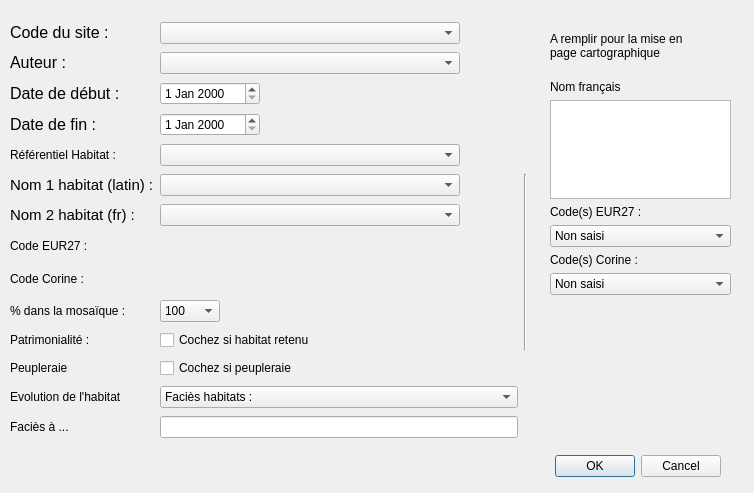
<?xml version="1.0" encoding="UTF-8"?>
<ui version="4.0">
 <class>bdhabnat_dialog</class>
 <widget class="QDialog" name="bdhabnat_dialog">
  <property name="geometry">
   <rect>
    <x>0</x>
    <y>0</y>
    <width>754</width>
    <height>493</height>
   </rect>
  </property>
  <property name="minimumSize">
   <size>
    <width>10</width>
    <height>10</height>
   </size>
  </property>
  <property name="baseSize">
   <size>
    <width>50</width>
    <height>100</height>
   </size>
  </property>
  <property name="windowTitle">
   <string>Formulaire de saisie de l'habitat</string>
  </property>
  <property name="toolTip">
   <string/>
  </property>
  <property name="whatsThis">
   <string/>
  </property>
  <property name="modal">
   <bool>true</bool>
  </property>
  <widget class="QDialogButtonBox" name="buttonBox">
   <property name="geometry">
    <rect>
     <x>380</x>
     <y>450</y>
     <width>341</width>
     <height>32</height>
    </rect>
   </property>
   <property name="orientation">
    <enum>Qt::Horizontal</enum>
   </property>
   <property name="standardButtons">
    <set>QDialogButtonBox::Cancel|QDialogButtonBox::Ok</set>
   </property>
  </widget>
  <widget class="QLabel" name="lbl_mep_2">
   <property name="geometry">
    <rect>
     <x>550</x>
     <y>20</y>
     <width>161</width>
     <height>51</height>
    </rect>
   </property>
   <property name="text">
    <string>A remplir pour la mise en page cartographique</string>
   </property>
   <property name="textFormat">
    <enum>Qt::AutoText</enum>
   </property>
   <property name="wordWrap">
    <bool>true</bool>
   </property>
  </widget>
  <widget class="QWidget" name="layoutWidget">
   <property name="geometry">
    <rect>
     <x>550</x>
     <y>80</y>
     <width>181</width>
     <height>215</height>
    </rect>
   </property>
   <layout class="QVBoxLayout" name="verticalLayout">
    <item>
     <widget class="QLabel" name="label">
      <property name="text">
       <string>Nom français</string>
      </property>
     </widget>
    </item>
    <item>
     <widget class="QTextEdit" name="textEdit"/>
    </item>
    <item>
     <widget class="QLabel" name="lbl_codeeur27_mep">
      <property name="text">
       <string>&lt;html&gt;&lt;head/&gt;&lt;body&gt;&lt;p&gt;Code(s) EUR27 :&lt;/p&gt;&lt;/body&gt;&lt;/html&gt;</string>
      </property>
     </widget>
    </item>
    <item>
     <widget class="QComboBox" name="cbx_eur27_mep">
      <property name="currentIndex">
       <number>0</number>
      </property>
      <item>
       <property name="text">
        <string>Non saisi</string>
       </property>
      </item>
     </widget>
    </item>
    <item>
     <widget class="QLabel" name="lbl_codecorine_mep">
      <property name="text">
       <string>&lt;html&gt;&lt;head/&gt;&lt;body&gt;&lt;p&gt;Code(s) Corine :&lt;/p&gt;&lt;/body&gt;&lt;/html&gt;</string>
      </property>
     </widget>
    </item>
    <item>
     <widget class="QComboBox" name="cbx_corine_mep">
      <property name="currentIndex">
       <number>0</number>
      </property>
      <item>
       <property name="text">
        <string>Non saisi</string>
       </property>
      </item>
     </widget>
    </item>
   </layout>
  </widget>
  <widget class="QWidget" name="">
   <property name="geometry">
    <rect>
     <x>10</x>
     <y>20</y>
     <width>517</width>
     <height>428</height>
    </rect>
   </property>
   <layout class="QGridLayout" name="gridLayout">
    <item row="11" column="0">
     <widget class="QLabel" name="lbl_peupleraie">
      <property name="text">
       <string>Peupleraie</string>
      </property>
      <property name="buddy">
       <cstring>chx_patrimoine</cstring>
      </property>
     </widget>
    </item>
    <item row="11" column="1">
     <widget class="QCheckBox" name="chx_peupleraie">
      <property name="maximumSize">
       <size>
        <width>300</width>
        <height>16777215</height>
       </size>
      </property>
      <property name="text">
       <string>Cochez si peupleraie</string>
      </property>
     </widget>
    </item>
    <item row="1" column="1">
     <widget class="QComboBox" name="cbx_auteur">
      <property name="maximumSize">
       <size>
        <width>300</width>
        <height>16777215</height>
       </size>
      </property>
      <property name="contextMenuPolicy">
       <enum>Qt::DefaultContextMenu</enum>
      </property>
      <property name="currentText" stdset="0">
       <string/>
      </property>
      <property name="currentIndex">
       <number>-1</number>
      </property>
     </widget>
    </item>
    <item row="2" column="0">
     <widget class="QLabel" name="lbl_datdeb">
      <property name="text">
       <string>&lt;html&gt;&lt;head/&gt;&lt;body&gt;&lt;p&gt;&lt;span style=&quot; font-size:12pt;&quot;&gt;Date de début :&lt;/span&gt;&lt;/p&gt;&lt;/body&gt;&lt;/html&gt;</string>
      </property>
     </widget>
    </item>
    <item row="7" column="0">
     <widget class="QLabel" name="lbl_codeeur27">
      <property name="enabled">
       <bool>true</bool>
      </property>
      <property name="text">
       <string>&lt;html&gt;&lt;head/&gt;&lt;body&gt;&lt;p&gt;Code EUR27 :&lt;/p&gt;&lt;/body&gt;&lt;/html&gt;</string>
      </property>
     </widget>
    </item>
    <item row="7" column="1">
     <widget class="QLabel" name="txt_codeeur27">
      <property name="maximumSize">
       <size>
        <width>300</width>
        <height>25</height>
       </size>
      </property>
      <property name="baseSize">
       <size>
        <width>300</width>
        <height>25</height>
       </size>
      </property>
      <property name="text">
       <string/>
      </property>
     </widget>
    </item>
    <item row="0" column="0">
     <widget class="QLabel" name="lbl_codesite">
      <property name="text">
       <string>&lt;html&gt;&lt;head/&gt;&lt;body&gt;&lt;p&gt;&lt;span style=&quot; font-size:12pt;&quot;&gt;Code du site :&lt;/span&gt;&lt;/p&gt;&lt;/body&gt;&lt;/html&gt;</string>
      </property>
     </widget>
    </item>
    <item row="10" column="0">
     <widget class="QLabel" name="lbl_patrimoine">
      <property name="text">
       <string>&lt;html&gt;&lt;head/&gt;&lt;body&gt;&lt;p&gt;Patrimonialité :&lt;/p&gt;&lt;/body&gt;&lt;/html&gt;</string>
      </property>
      <property name="buddy">
       <cstring>chx_patrimoine</cstring>
      </property>
     </widget>
    </item>
    <item row="10" column="1">
     <widget class="QCheckBox" name="chx_patrimoine">
      <property name="maximumSize">
       <size>
        <width>300</width>
        <height>16777215</height>
       </size>
      </property>
      <property name="text">
       <string>Cochez si habitat retenu</string>
      </property>
     </widget>
    </item>
    <item row="3" column="1">
     <widget class="QDateEdit" name="dat_datefin">
      <property name="maximumSize">
       <size>
        <width>100</width>
        <height>16777215</height>
       </size>
      </property>
     </widget>
    </item>
    <item row="4" column="0">
     <widget class="QLabel" name="lbl_habref">
      <property name="text">
       <string>&lt;html&gt;&lt;head/&gt;&lt;body&gt;&lt;p&gt;Référentiel Habitat :&lt;/p&gt;&lt;/body&gt;&lt;/html&gt;</string>
      </property>
      <property name="buddy">
       <cstring>cbx_habref</cstring>
      </property>
     </widget>
    </item>
    <item row="6" column="1">
     <widget class="QComboBox" name="cbx_habfr">
      <property name="sizePolicy">
       <sizepolicy hsizetype="Preferred" vsizetype="Fixed">
        <horstretch>0</horstretch>
        <verstretch>0</verstretch>
       </sizepolicy>
      </property>
      <property name="maximumSize">
       <size>
        <width>300</width>
        <height>16777215</height>
       </size>
      </property>
     </widget>
    </item>
    <item row="13" column="0">
     <widget class="QLabel" name="lbl_facies">
      <property name="text">
       <string>Faciès à ...</string>
      </property>
     </widget>
    </item>
    <item row="6" column="0">
     <widget class="QLabel" name="lbl_habfr">
      <property name="font">
       <font>
        <pointsize>10</pointsize>
       </font>
      </property>
      <property name="text">
       <string>&lt;html&gt;&lt;head/&gt;&lt;body&gt;&lt;p&gt;&lt;span style=&quot; font-size:11pt;&quot;&gt;Nom 2 habitat (fr) :&lt;/span&gt;&lt;/p&gt;&lt;/body&gt;&lt;/html&gt;</string>
      </property>
     </widget>
    </item>
    <item row="9" column="0">
     <widget class="QLabel" name="lbl_pourcent">
      <property name="text">
       <string>&lt;html&gt;&lt;head/&gt;&lt;body&gt;&lt;p&gt;% dans la mosaïque :&lt;/p&gt;&lt;/body&gt;&lt;/html&gt;</string>
      </property>
     </widget>
    </item>
    <item row="9" column="1">
     <widget class="QComboBox" name="cbx_pourcent">
      <property name="sizePolicy">
       <sizepolicy hsizetype="Preferred" vsizetype="Fixed">
        <horstretch>0</horstretch>
        <verstretch>0</verstretch>
       </sizepolicy>
      </property>
      <property name="maximumSize">
       <size>
        <width>60</width>
        <height>16777215</height>
       </size>
      </property>
      <property name="currentIndex">
       <number>5</number>
      </property>
      <item>
       <property name="text">
        <string>25</string>
       </property>
      </item>
      <item>
       <property name="text">
        <string>33</string>
       </property>
      </item>
      <item>
       <property name="text">
        <string>50</string>
       </property>
      </item>
      <item>
       <property name="text">
        <string>66</string>
       </property>
      </item>
      <item>
       <property name="text">
        <string>75</string>
       </property>
      </item>
      <item>
       <property name="text">
        <string>100</string>
       </property>
      </item>
     </widget>
    </item>
    <item row="12" column="1">
     <widget class="QComboBox" name="cbx_evol">
      <item>
       <property name="text">
        <string>Faciès habitats :</string>
       </property>
      </item>
      <item>
       <property name="text">
        <string>-  à : (compléter dans la zone de texte ci-dessous)</string>
       </property>
      </item>
      <item>
       <property name="text">
        <string>- eutrophe</string>
       </property>
      </item>
      <item>
       <property name="text">
        <string>- ourléifié</string>
       </property>
      </item>
      <item>
       <property name="text">
        <string>- embroussaillé</string>
       </property>
      </item>
      <item>
       <property name="text">
        <string>- écorché</string>
       </property>
      </item>
      <item>
       <property name="text">
        <string/>
       </property>
      </item>
      <item>
       <property name="text">
        <string>Forme : </string>
       </property>
      </item>
      <item>
       <property name="text">
        <string>- pionnière</string>
       </property>
      </item>
      <item>
       <property name="text">
        <string>- rase</string>
       </property>
      </item>
      <item>
       <property name="text">
        <string>- haute</string>
       </property>
      </item>
      <item>
       <property name="text">
        <string>- mature</string>
       </property>
      </item>
      <item>
       <property name="text">
        <string/>
       </property>
      </item>
      <item>
       <property name="text">
        <string>Fragmentaire</string>
       </property>
      </item>
      <item>
       <property name="text">
        <string>Dégradé</string>
       </property>
      </item>
      <item>
       <property name="text">
        <string>Piétiné</string>
       </property>
      </item>
      <item>
       <property name="text">
        <string>Rudéralisé</string>
       </property>
      </item>
     </widget>
    </item>
    <item row="5" column="1">
     <widget class="QComboBox" name="cbx_hablat">
      <property name="sizePolicy">
       <sizepolicy hsizetype="Expanding" vsizetype="Fixed">
        <horstretch>0</horstretch>
        <verstretch>0</verstretch>
       </sizepolicy>
      </property>
      <property name="maximumSize">
       <size>
        <width>300</width>
        <height>16777215</height>
       </size>
      </property>
      <property name="maxVisibleItems">
       <number>30</number>
      </property>
      <property name="sizeAdjustPolicy">
       <enum>QComboBox::AdjustToMinimumContentsLength</enum>
      </property>
      <property name="minimumContentsLength">
       <number>150</number>
      </property>
     </widget>
    </item>
    <item row="5" column="2" rowspan="6">
     <widget class="Line" name="line_2">
      <property name="orientation">
       <enum>Qt::Vertical</enum>
      </property>
     </widget>
    </item>
    <item row="0" column="1">
     <widget class="QComboBox" name="cbx_codesite">
      <property name="maximumSize">
       <size>
        <width>300</width>
        <height>16777215</height>
       </size>
      </property>
      <property name="contextMenuPolicy">
       <enum>Qt::DefaultContextMenu</enum>
      </property>
      <property name="currentText" stdset="0">
       <string/>
      </property>
      <property name="currentIndex">
       <number>-1</number>
      </property>
     </widget>
    </item>
    <item row="1" column="0">
     <widget class="QLabel" name="lbl_auteur">
      <property name="text">
       <string>&lt;html&gt;&lt;head/&gt;&lt;body&gt;&lt;p&gt;&lt;span style=&quot; font-size:12pt;&quot;&gt;Auteur :&lt;/span&gt;&lt;/p&gt;&lt;/body&gt;&lt;/html&gt;</string>
      </property>
      <property name="buddy">
       <cstring>cbx_auteur</cstring>
      </property>
     </widget>
    </item>
    <item row="4" column="1">
     <widget class="QComboBox" name="cbx_habref">
      <property name="maximumSize">
       <size>
        <width>300</width>
        <height>16777215</height>
       </size>
      </property>
      <property name="editable">
       <bool>false</bool>
      </property>
      <property name="currentText" stdset="0">
       <string/>
      </property>
      <property name="maxVisibleItems">
       <number>5</number>
      </property>
      <property name="minimumContentsLength">
       <number>1</number>
      </property>
     </widget>
    </item>
    <item row="5" column="0">
     <widget class="QLabel" name="lbl_hablat">
      <property name="font">
       <font>
        <pointsize>10</pointsize>
        <weight>50</weight>
        <bold>false</bold>
       </font>
      </property>
      <property name="text">
       <string>&lt;html&gt;&lt;head/&gt;&lt;body&gt;&lt;p&gt;&lt;span style=&quot; font-size:11pt;&quot;&gt;Nom 1 habitat (latin) :&lt;/span&gt;&lt;/p&gt;&lt;/body&gt;&lt;/html&gt;</string>
      </property>
      <property name="buddy">
       <cstring>cbx_hablat</cstring>
      </property>
     </widget>
    </item>
    <item row="13" column="1">
     <widget class="QLineEdit" name="txt_facies"/>
    </item>
    <item row="2" column="1">
     <widget class="QDateEdit" name="dat_datedeb">
      <property name="maximumSize">
       <size>
        <width>100</width>
        <height>16777215</height>
       </size>
      </property>
     </widget>
    </item>
    <item row="3" column="0">
     <widget class="QLabel" name="lbl_datefin">
      <property name="text">
       <string>&lt;html&gt;&lt;head/&gt;&lt;body&gt;&lt;p&gt;&lt;span style=&quot; font-size:12pt;&quot;&gt;Date de fin :&lt;/span&gt;&lt;/p&gt;&lt;/body&gt;&lt;/html&gt;</string>
      </property>
     </widget>
    </item>
    <item row="12" column="0">
     <widget class="QLabel" name="lbl_evol">
      <property name="text">
       <string>Evolution de l'habitat</string>
      </property>
     </widget>
    </item>
    <item row="8" column="0">
     <widget class="QLabel" name="lbl_codecorine">
      <property name="enabled">
       <bool>true</bool>
      </property>
      <property name="text">
       <string>&lt;html&gt;&lt;head/&gt;&lt;body&gt;&lt;p&gt;Code Corine :&lt;/p&gt;&lt;/body&gt;&lt;/html&gt;</string>
      </property>
     </widget>
    </item>
    <item row="8" column="1">
     <widget class="QLabel" name="txt_codecorine">
      <property name="maximumSize">
       <size>
        <width>300</width>
        <height>25</height>
       </size>
      </property>
      <property name="baseSize">
       <size>
        <width>300</width>
        <height>25</height>
       </size>
      </property>
      <property name="text">
       <string/>
      </property>
     </widget>
    </item>
   </layout>
  </widget>
 </widget>
 <tabstops>
  <tabstop>buttonBox</tabstop>
 </tabstops>
 <resources/>
 <connections/>
 <designerdata>
  <property name="gridDeltaX">
   <number>10</number>
  </property>
  <property name="gridDeltaY">
   <number>10</number>
  </property>
  <property name="gridSnapX">
   <bool>true</bool>
  </property>
  <property name="gridSnapY">
   <bool>true</bool>
  </property>
  <property name="gridVisible">
   <bool>true</bool>
  </property>
 </designerdata>
 <slots>
  <slot>slot1()</slot>
 </slots>
</ui>
